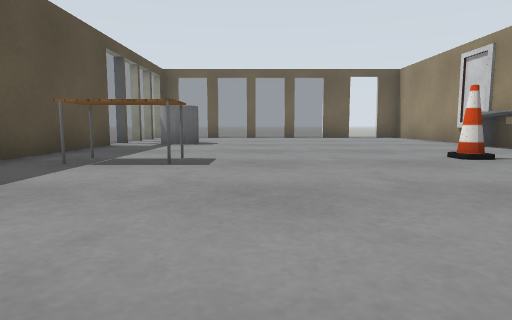
[1] (above)

12 first-person views from a walk through a robot-simulator world made for Gazebo. The camera is 0.5 m above the floor, tilts 6° down and sees 75° across. The floor is counted in squares, 1 m on a side. Each view is taken from the middle of a square. On the plan, view 1 faces up. The plan holds only what a view shows up to about 9 squares ahead; the rest is blank. Robots are left out. Simple patterns stand in for the simulator's built-in surfaces. Some surface patterns are stand-ins.

[2]
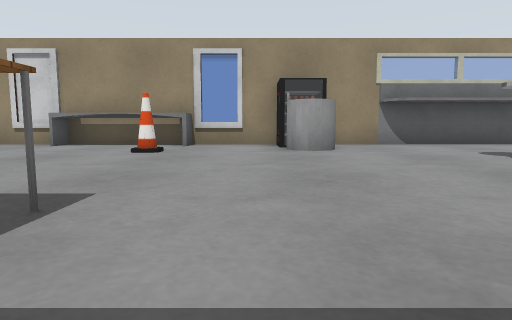

[3]
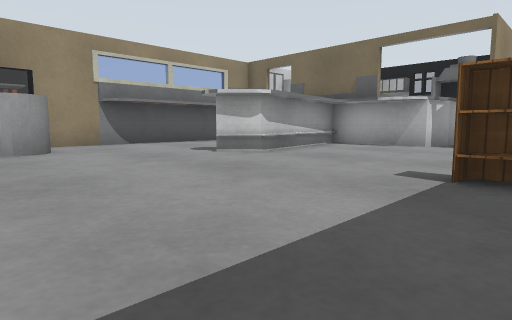

[4]
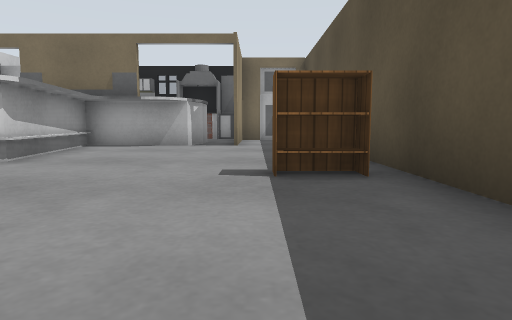

[5]
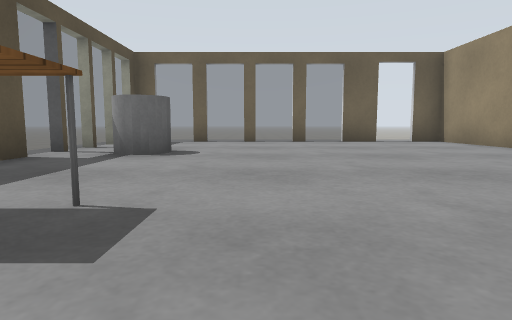

[6]
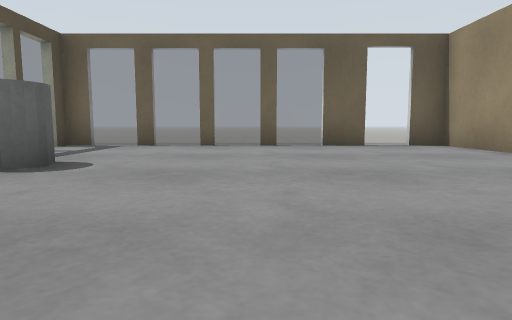

[7]
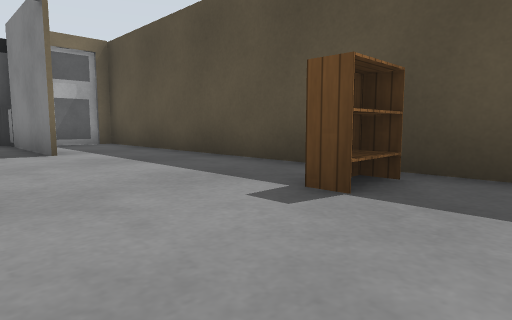

[8]
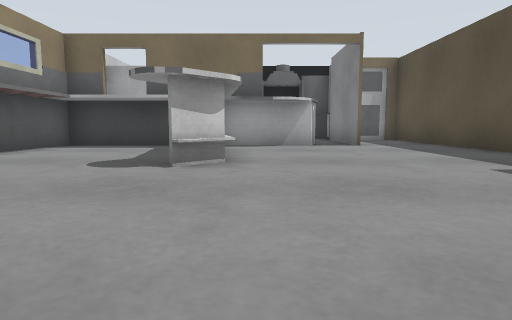

[9]
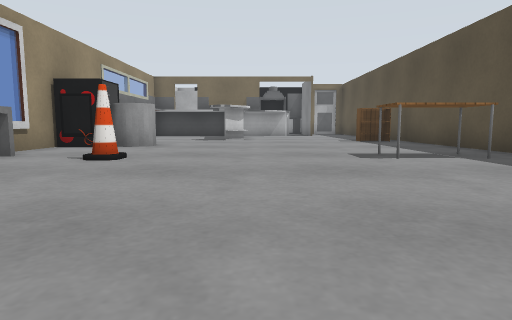

[10]
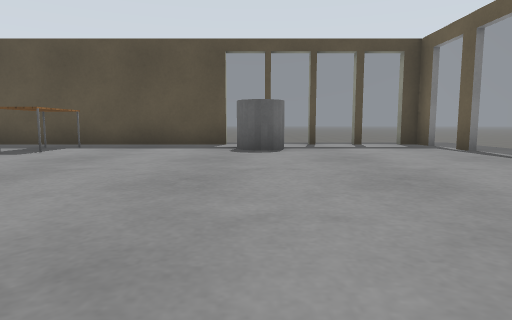

[11]
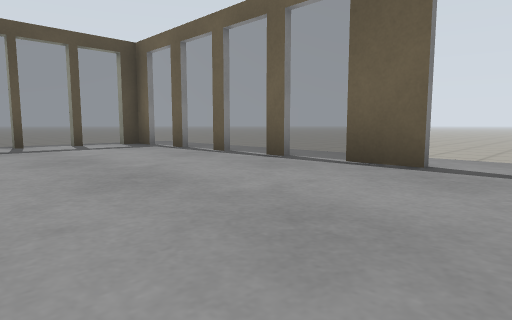

[12]
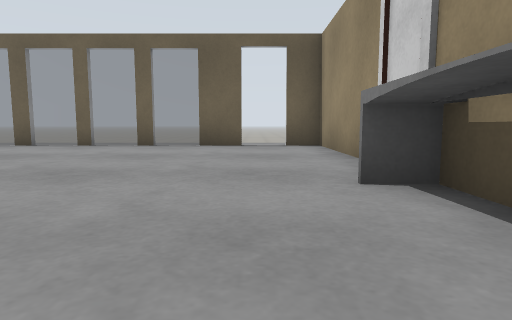

### Floor plan
Key: @ floor where view 1 was taken; # wall or solid block; . main floor; - floor 0.2 m lower than the main floor; = window, fence, low wall or low ledge; C grey cylinder; T table; N cone; B bookshelf.
Columns run from 4 left of view 1 to 6 right of it. Each row starts with its distance up from view 1.
 14 ..........
 13 #======#.##
 12 =.........#
 11 =.........#
 10 =.........#
  9 =.C.......#
  8 #........=#
  7 #........=-
  6 #........=
  5 #.TT...N.=#
  4 #.........#
  3 #.........#
  2 #.......C##
  1 #.........#
  0 #BB.@.....#
 -1 #.....#..##
 -2 #.....#..#
 -3 #.....#..#
 -4 #.....####
 -5 #..#######
 -6 #..##
 -7 #..#
 -8 ####
 -9   ##
-10   #

Where each view was taken, in squares from view 1:
view 1: 0 up, 0 right, facing up
view 2: 3 up, 3 left, facing right
view 3: 3 up, 3 left, facing down-right
view 4: 3 up, 2 left, facing down
view 5: 3 up, 0 right, facing up
view 6: 5 up, 1 right, facing up
view 7: 1 up, 0 right, facing down-left
view 8: 3 up, 1 right, facing down
view 9: 10 up, 1 right, facing down
view 10: 9 up, 5 right, facing left
view 11: 9 up, 5 right, facing up-left
view 12: 5 up, 4 right, facing up
